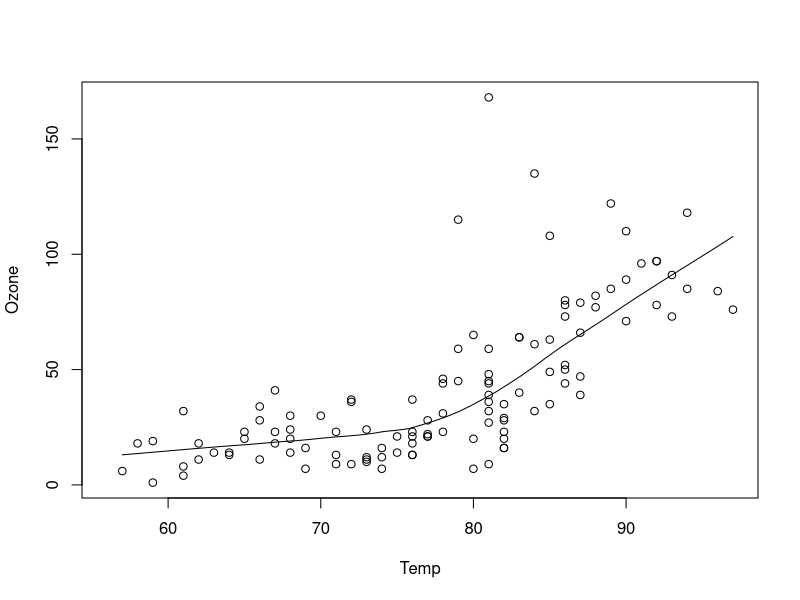
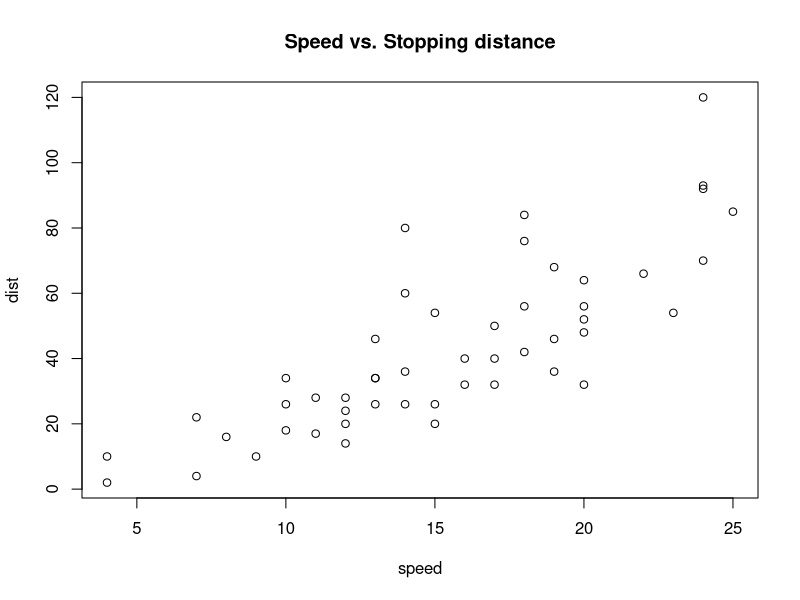
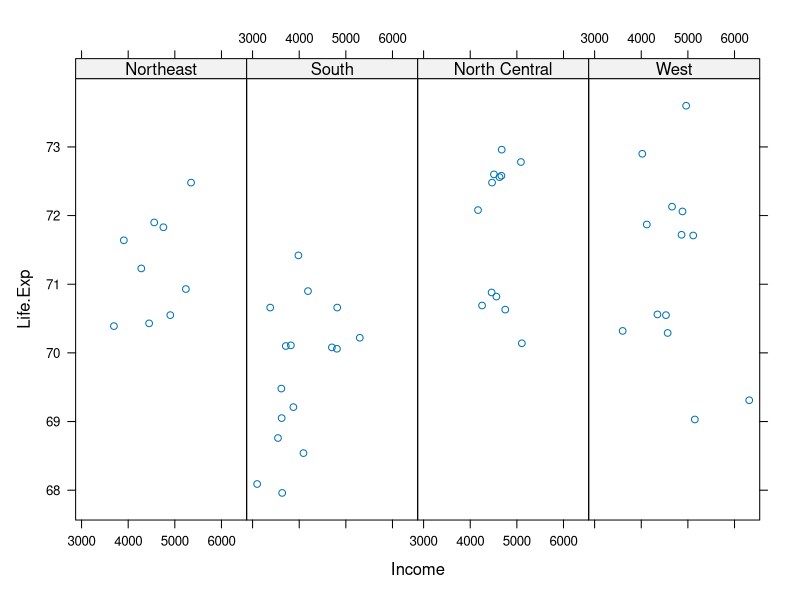
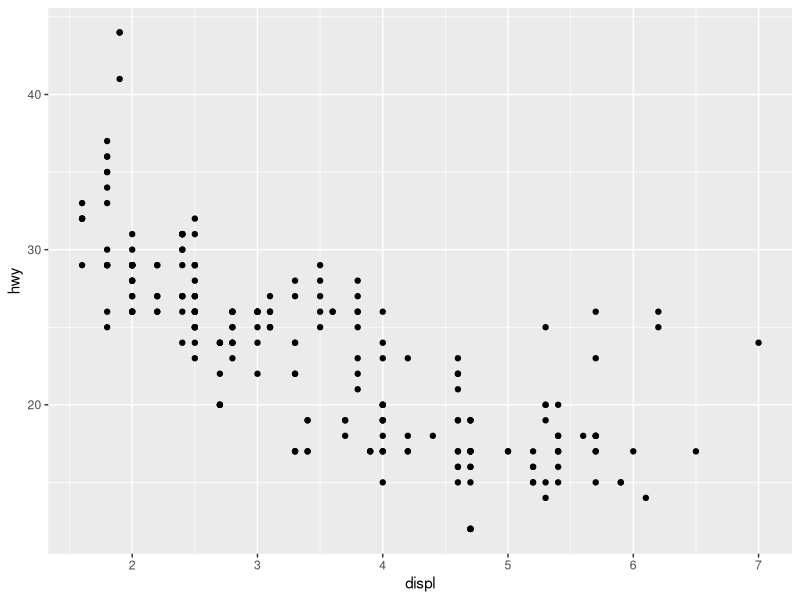

Here is the R script that generated these plots, in order:
# PLOTTING SYSTEMS

#USING DATASET AIRQUALITY
data(airquality)
 with(airquality, (plot(Temp, Ozone) + lines(loess.smooth(Temp, Ozone))))
 
 #DATA CARE FOR PLOTS
 data(cars)
 
   ## Create the plot / draw canvas
   with(cars, plot(speed, dist))
 
   ## Add annotation
   title("Speed vs. Stopping distance")
   
   library(lattice)
   state <- data.frame(state.x77, region = state.region)
   xyplot(Life.Exp ~ Income | region, data = state, layout = c(4, 1))   
   
   library(ggplot2)
   data(mpg)
   
   qplot(displ, hwy, data = mpg)